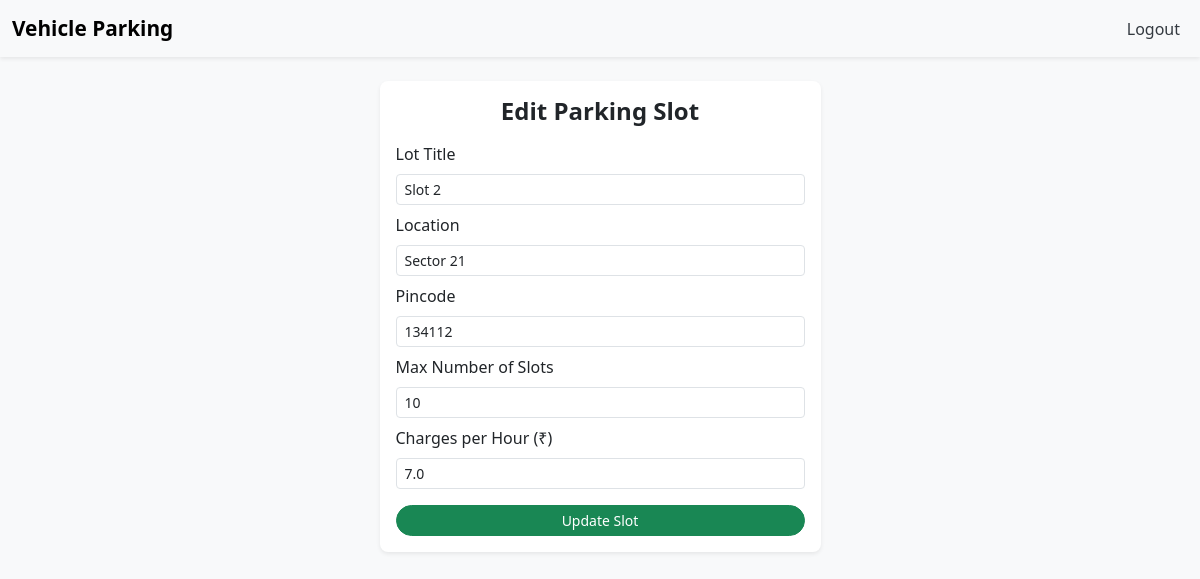
Screenshot of /slot/2/edit (signed in) with the database file from the repository.
### models.py (models this page shows)
class LotInfo(db.Model):
    __tablename__ = 'lots_info'
    lot_id = db.Column(db.Integer, primary_key=True)
    lot_title = db.Column(db.String(120), nullable=False)
    lot_location = db.Column(db.String(200))
    lot_zip = db.Column(db.String(10))
    rate_per_hr = db.Column(db.Float, nullable=False)
    total_slots = db.Column(db.Integer, nullable=False)
    slot_list = db.relationship('LotSlot', backref='parent_lot', cascade="all, delete", lazy=True)

### routes.py (the view)
    @app.route('/slot/<int:slot_id>/edit')
    def edit_slot(slot_id):
        slot = LotInfo.query.get(slot_id)
        if not slot:
            flash("Slot not found.")
            return redirect(url_for('admin_login'))
        return render_template('edit_slot.html', slot=slot)

### templates/edit_slot.html (shortened to what this page needs)
{% extends "layout.html" %}
{% block content %}
<div class="container mt-4 mb-4">
    <div class="row justify-content-center">
        <div class="col-12 col-sm-8 col-md-6 col-lg-5">
            <div class="card shadow-sm rounded-3 border-0">
                <div class="card-body p-3">
                    <h4 class="mb-3 text-center fw-bold">Edit Parking Slot</h4>
                    <form method="POST" action="{{ url_for('edit_slot_post', slot_id=slot.lot_id) }}">
                        <div class="mb-2">
                            <label for="lot_title" class="form-label">Lot Title</label>
                            <input type="text" class="form-control form-control-sm" id="lot_title" name="lot_title" value="{{ slot.lot_title }}" required>
                        </div>
                        <div class="mb-2">
                            <label for="location" class="form-label">Location</label>
                            <input type="text" class="form-control form-control-sm" id="location" name="location" value="{{ slot.lot_location }}" required>
                        </div>
                        <div class="mb-2">
                            <label for="pincode" class="form-label">Pincode</label>
                            <input type="text" class="form-control form-control-sm" id="pincode" name="pincode" value="{{ slot.lot_zip }}" required>
                        </div>
                        <div class="mb-2">
                            <label for="number_of_slots" class="form-label">Max Number of Slots</label>
                            <input type="number" class="form-control form-control-sm" id="number_of_slots" name="number_of_slots" value="{{ slot.total_slots }}" required>
                        </div>
                        <div class="mb-3">
                            <label for="charges_per_hour" class="form-label">Charges per Hour (₹)</label>
                            <input type="number" class="form-control form-control-sm" id="charges_per_hour" name="charges_per_hour" value="{{ slot.rate_per_hr }}" required>
                        </div>
                        <div class="d-grid">
                            <button type="submit" class="btn btn-success btn-sm rounded-pill">Update Slot</button>
                        </div>
                    </form>
                </div>
            </div>
        </div>
    </div>
</div>
{% endblock %}

### templates/navbar.html (style rules this page uses)
body { background-color: #f8f9fa; }

### rows the page displays
LotInfo: lot_title "Slot 2", location "Sector 21", pincode "134112", number_of_slots "10", charges_per_hour "7.0"
